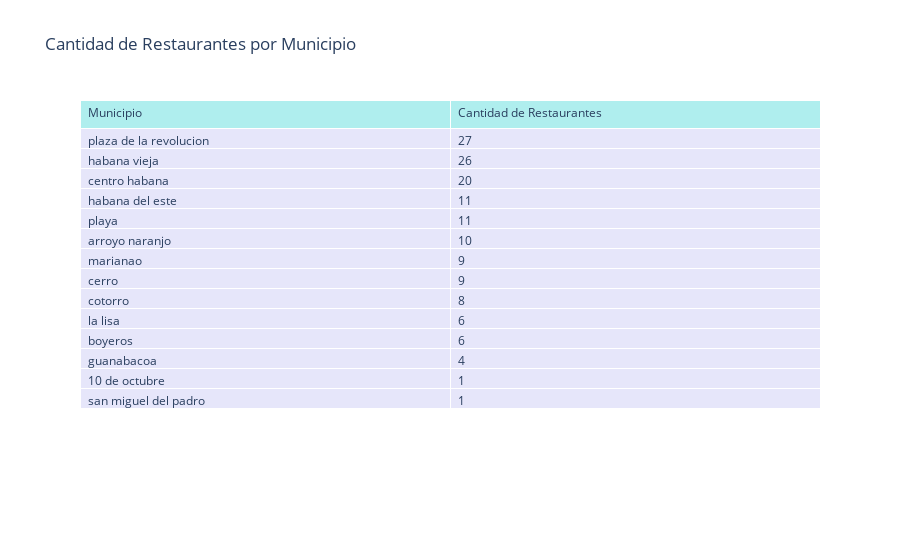

This figure's notebook cell:
### Markdown cell above
Ya Alejandro lleva 3 anos en los Estados Unidos y sus amigos le aconsejaron que lo mejor opcion para ayudar a su familia en Cuba era poniendoles un negocio, el estaba decidido a invertir en algo que no solo generara ingresos, sino que tambien mejorara la calidad de vida de sus padres en La Habana. Muchos le sugirieron algunas de las opciones mas populares en Cuba, como revender productos Shein, sin embargo el tenia una vision diferente,  su objetivo era establecer un negocio autosuficiente, y sabiendo ya que no habia mujer en La Habana que cocinara mejor que su vieja decidio que abrir un restaurante era la mejor opcion para lograr su objetivo....
Su madre Caridad una ama de casa que dedico toda su vida a su esposo, a su hijo y a la cocina casi infarata al escuchar la noticia de que por finnnn le van a empezar a pagar por cocinar algo que llevaba toda la vida haciendo por amor y sin ningun tipo de lucro.

Para que todo saliera bien, Alejandro sabia que necesitaba resalizar un analisis exhaustivo de la competencia, por lo que tomo una muestra de los restaurantes de toda La Habana...

### Code cell
#Tabla con la cantidad de jsons que hay de cada municipio :)
municipio = data2["location.municipe"].str.lower().str.strip()

restaurantes_municipio = municipio.value_counts().reset_index()
restaurantes_municipio.columns = ["municipio", "cantidad_restaurantes"]


fig = go.Figure(data=[go.Table(
    header=dict(values=["Municipio", "Cantidad de Restaurantes"],
                fill_color="paleturquoise",
                align="left"),
    cells=dict(values=[restaurantes_municipio["municipio"], restaurantes_municipio["cantidad_restaurantes"]],
               fill_color="lavender",
               align="left"))
])


fig.update_layout(title="Cantidad de Restaurantes por Municipio")
fig.show()

total = restaurantes_municipio['cantidad_restaurantes'].sum()
print("Total de Restaurantes: ",total)

### Figure 1 — Plotly figure (JSON) as saved in the notebook; plotly's stock layout.template omitted (floating-point values rounded to 4 significant figures)
{"data": [{"cells": {"align": "left", "fill": {"color": "lavender"}, "values": [["plaza de la revolucion", "habana vieja", "centro habana", "habana del este", "playa", "arroyo naranjo", "marianao", "cerro", "cotorro", "la lisa", "boyeros", "guanabacoa", "10 de octubre", "san miguel del padro"], [27, 26, 20, 11, 11, 10, 9, 9, 8, 6, 6, 4, 1, 1]]}, "header": {"align": "left", "fill": {"color": "paleturquoise"}, "values": ["Municipio", "Cantidad de Restaurantes"]}, "type": "table"}], "layout": {"title": {"text": "Cantidad de Restaurantes por Municipio"}}}
